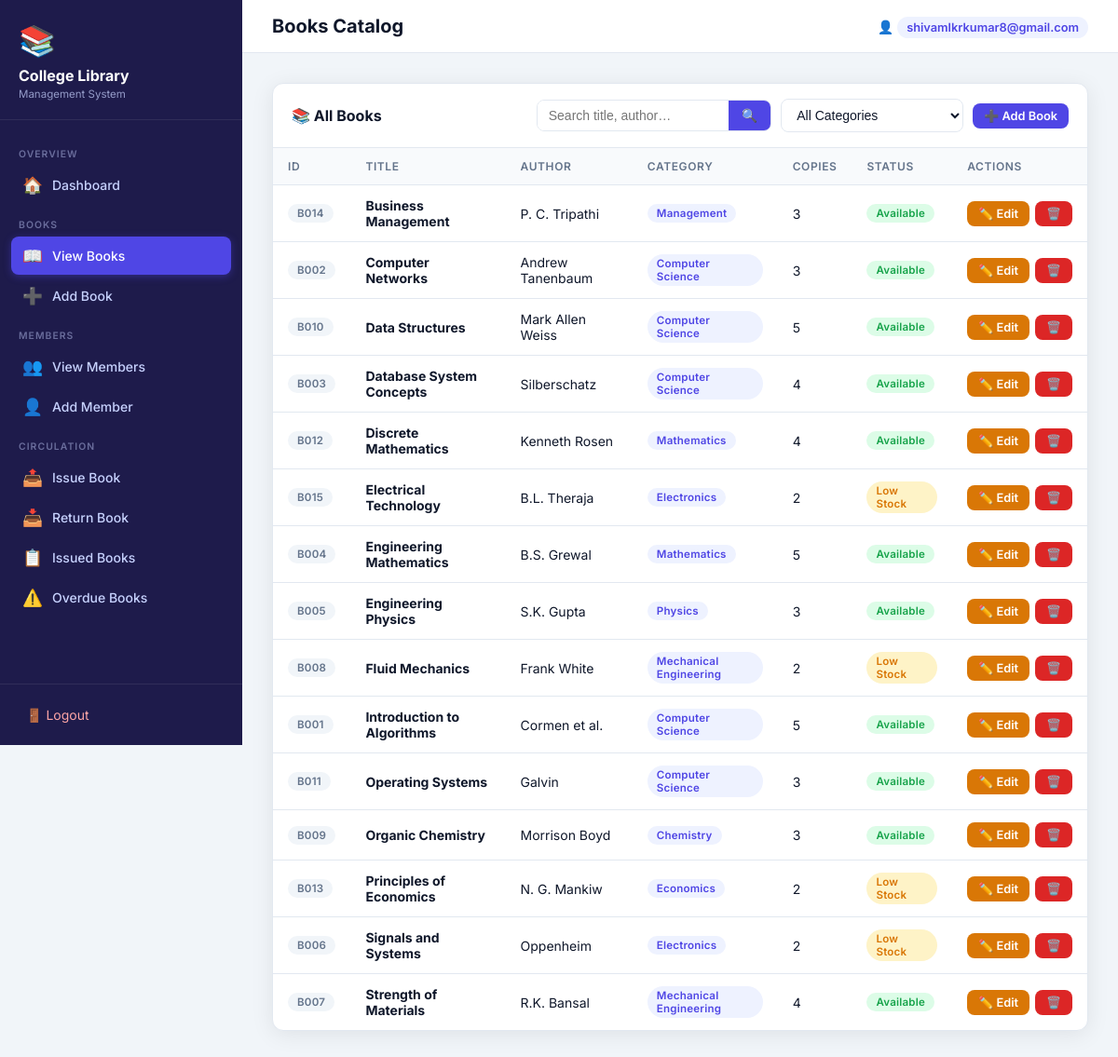
The app's page /view_books (signed in) with its own data.
### tables this page shows
CREATE TABLE books (
                id TEXT PRIMARY KEY,
                title TEXT NOT NULL,
                author TEXT NOT NULL,
                category TEXT NOT NULL DEFAULT 'Other',
                quantity INTEGER NOT NULL DEFAULT 0
            );

### app.py (the view)
@app.route('/view_books')
@login_required
def view_books():
    db = get_db()
    query = request.args.get('q', '').strip()
    category_filter = request.args.get('category', '').strip()
    sql = 'SELECT * FROM books WHERE 1=1'
    params = []
    if query:
        sql += ' AND (title LIKE ? OR author LIKE ? OR id LIKE ?)'
        params.extend([f'%{query}%', f'%{query}%', f'%{query}%'])
    if category_filter:
        sql += ' AND category = ?'
        params.append(category_filter)
    sql += ' ORDER BY title'
    books = db.execute(sql, params).fetchall()
    return render_template('view_books.html', books=books, categories=BOOK_CATEGORIES,
                           query=query, category_filter=category_filter)

### app.py (called while the page is built)
def get_db():
    db = getattr(g, '_database', None)
    if db is None:
        db = g._database = sqlite3.connect(DATABASE)
        db.row_factory = sqlite3.Row
    return db

@app.teardown_appcontext
def close_connection(exception):
    db = getattr(g, '_database', None)
    if db is not None:
        db.close()

def login_required(f):
    from functools import wraps
    @wraps(f)
    def decorated(*args, **kwargs):
        if 'logged_in' not in session:
            flash('Please log in to access the library system.', 'warning')
            return redirect(url_for('login'))
        return f(*args, **kwargs)
    return decorated

### templates/view_books.html (shortened to what this page needs)
{% extends 'base.html' %}
{% block page_title %}Books Catalog{% endblock %}
{% block content %}
<div class="table-container">
  <div class="table-toolbar">
    <h2>📚 All Books</h2>
    <div style="display:flex; gap:10px; flex-wrap:wrap; align-items:center;">
      <form class="search-form" method="GET" action="{{ url_for('view_books') }}">
        <div class="input-group">
          <input type="text" name="q" value="{{ query }}" placeholder="Search title, author…">
          <button type="submit">🔍</button>
        </div>
        <select name="category" class="filter-select" onchange="this.form.submit()">
          <option value="">All Categories</option>
        </select>
      </form>
      <a href="{{ url_for('add_book') }}" class="btn btn-primary btn-sm">➕ Add Book</a>
    </div>
  </div>
  <table>
    <thead>
      <tr>
        <th>ID</th>
        <th>Title</th>
        <th>Author</th>
        <th>Category</th>
        <th>Copies</th>
        <th>Status</th>
        <th>Actions</th>
      </tr>
    </thead>
    <tbody>
      {% for book in books %}
      <tr>
        <td><span class="badge badge-secondary">{{ book.id }}</span></td>
        <td><strong>{{ book.title }}</strong></td>
        <td>{{ book.author }}</td>
        <td><span class="badge badge-primary">{{ book.category }}</span></td>
        <td>{{ book.quantity }}</td>
        <td>
          {% if book.quantity == 0 %}
            <span class="badge badge-danger">Out of Stock</span>
          {% elif book.quantity <= 2 %}
            <span class="badge badge-warning">Low Stock</span>
          {% else %}
            <span class="badge badge-success">Available</span>
          {% endif %}
        </td>
        <td>
          <div class="action-btns">
            <a href="{{ url_for('edit_book', book_id=book.id) }}" class="btn btn-warning btn-sm">✏️ Edit</a>
            <form method="POST" action="{{ url_for('delete_book', book_id=book.id) }}"
                  onsubmit="return confirm('Delete this book?');" style="display:inline;">
              <button type="submit" class="btn btn-danger btn-sm">🗑️</button>
            </form>
          </div>
        </td>
      </tr>
      {% endfor %}
    </tbody>
  </table>
</div>
{% endblock %}

### templates/base.html (shortened to what this page needs)
<!DOCTYPE html>
<html lang="en">
<head>
  <link rel="stylesheet" href="{{ url_for('static', filename='css/styles.css') }}">
</head>
<body>
  <nav class="sidebar">
    <div class="sidebar-brand">
      <div class="brand-icon">📚</div>
      <h2>College Library</h2>
      <p>Management System</p>
    </div>
    <div class="sidebar-nav">
      <div class="nav-section-label">Overview</div>
      <a href="{{ url_for('dashboard') }}" class="{{ 'active' if request.endpoint == 'dashboard' }}">
        <span class="nav-icon">🏠</span> Dashboard
      </a>
      <div class="nav-section-label">Books</div>
      <a href="{{ url_for('view_books') }}" class="{{ 'active' if request.endpoint == 'view_books' }}">
        <span class="nav-icon">📖</span> View Books
      </a>
      <a href="{{ url_for('add_book') }}" class="{{ 'active' if request.endpoint == 'add_book' }}">
        <span class="nav-icon">➕</span> Add Book
      </a>
      <div class="nav-section-label">Members</div>
      <a href="{{ url_for('view_members') }}" class="{{ 'active' if request.endpoint == 'view_members' }}">
        <span class="nav-icon">👥</span> View Members
      </a>
      <a href="{{ url_for('add_member') }}" class="{{ 'active' if request.endpoint == 'add_member' }}">
        <span class="nav-icon">👤</span> Add Member
      </a>
      <div class="nav-section-label">Circulation</div>
      <a href="{{ url_for('issue_book') }}" class="{{ 'active' if request.endpoint == 'issue_book' }}">
        <span class="nav-icon">📤</span> Issue Book
      </a>
      <a href="{{ url_for('return_book') }}" class="{{ 'active' if request.endpoint == 'return_book' }}">
        <span class="nav-icon">📥</span> Return Book
      </a>
      <a href="{{ url_for('view_issued_books') }}" class="{{ 'active' if request.endpoint == 'view_issued_books' }}">
        <span class="nav-icon">📋</span> Issued Books
      </a>
      <a href="{{ url_for('overdue_books') }}" class="{{ 'active' if request.endpoint == 'overdue_books' }}">
        <span class="nav-icon">⚠️</span> Overdue Books
      </a>
    </div>
    <div class="sidebar-footer">
      <a href="{{ url_for('logout') }}">🚪 Logout</a>
    </div>
  </nav>
  <div class="main-content">
    <div class="topbar">
      <h1>{% block page_title %}Dashboard{% endblock %}</h1>
      <div class="topbar-right">
        <span>👤 <span class="badge-admin">{{ session.get('username', 'Admin') }}</span></span>
      </div>
    </div>
    <div class="page-content">
      {% block content %}{% endblock %}
    </div>
  </div>
</body>
</html>

### records on screen
books: id "B014", title "Business Management", author "P. C. Tripathi", category "Management", quantity "3", shows "Available"
books: id "B002", title "Computer Networks", author "Andrew Tanenbaum", category "Computer Science", quantity "3", shows "Available"
books: id "B010", title "Data Structures", author "Mark Allen Weiss", category "Computer Science", quantity "5", shows "Available"
books: id "B003", title "Database System Concepts", author "Silberschatz", category "Computer Science", quantity "4", shows "Available"
books: id "B012", title "Discrete Mathematics", author "Kenneth Rosen", category "Mathematics", quantity "4", shows "Available"
books: id "B015", title "Electrical Technology", author "B.L. Theraja", category "Electronics", quantity "2", shows "Low Stock"
books: id "B004", title "Engineering Mathematics", author "B.S. Grewal", category "Mathematics", quantity "5", shows "Available"
books: id "B005", title "Engineering Physics", author "S.K. Gupta", category "Physics", quantity "3", shows "Available"
books: id "B008", title "Fluid Mechanics", author "Frank White", category "Mechanical Engineering", quantity "2", shows "Low Stock"
books: id "B001", title "Introduction to Algorithms", author "Cormen et al.", category "Computer Science", quantity "5", shows "Available"
books: id "B011", title "Operating Systems", author "Galvin", category "Computer Science", quantity "3", shows "Available"
books: id "B009", title "Organic Chemistry", author "Morrison Boyd", category "Chemistry", quantity "3", shows "Available"
books: id "B013", title "Principles of Economics", author "N. G. Mankiw", category "Economics", quantity "2", shows "Low Stock"
books: id "B006", title "Signals and Systems", author "Oppenheim", category "Electronics", quantity "2", shows "Low Stock"
books: id "B007", title "Strength of Materials", author "R.K. Bansal", category "Mechanical Engineering", quantity "4", shows "Available"

### other values on screen
{{ session.get('username', 'Admin') }} "shivamlkrkumar8@gmail.com"
